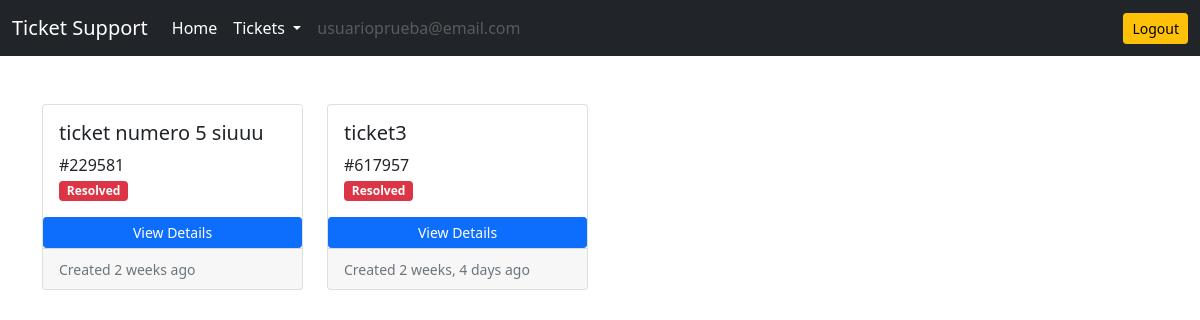
/ticket/customer-resolved-tickets/ (signed in), run on the app's committed database.
### accounts/models.py (models this page shows)
class User(AbstractUser):
    is_customer = models.BooleanField(default=False)
    is_engineer = models.BooleanField(default=False)
    email = models.EmailField(unique=True)

### ticket/models.py (models this page shows)
class Ticket(models.Model):
    customer = models.ForeignKey(User, on_delete=models.CASCADE)
    engineer = models.ForeignKey(User, on_delete=models.DO_NOTHING, related_name='engineer', null=True, blank=True)
    ticket_id = models.CharField(max_length=15, unique=True)
    ticket_title = models.CharField(max_length=50)
    ticket_description = models.TextField()
    status = models.CharField(max_length=20, choices=(('Active','Active'),('Pending','Pending'),('Resolved','Resolved')), default='Pending')
    created_on = models.DateTimeField(auto_now_add=True)
    last_modified = models.DateTimeField(auto_now=True)
    is_resolved = models.BooleanField(default=False)
    severity = models.CharField(max_length=5, choices=(('1','1'),('2','2'),('3','3')), null=True, blank=True)
    is_assigned_to_engineer = models.BooleanField(default=False)
    resolution_steps = models.TextField(blank=True, null=True)

### ticket/views.py (the view)
# urls.py: path('customer-resolved-tickets/', views.customer_resolved_tickets, name='customer-resolved-tickets'),
def customer_resolved_tickets(request):
    tickets = Ticket.objects.filter(customer=request.user, is_resolved=True).order_by('-created_on')
    context = {'tickets':tickets}
    return render(request, 'ticket/customer_resolved_tickets.html', context)

### templates/ticket/customer_resolved_tickets.html
{% extends 'base.html' %}
{% load static %}
{% load humanize %}
{% block content %}
<div class="row row-cols-1 row-cols-md-4 g-4">
    {% for ticket in tickets %}
    <div class="col">
        <div class="card h-100">
            <div class="card-body">
                <h5 class="card-title">{{ticket.ticket_title}}</h5>
                <p class="card-text">
                    #{{ticket.ticket_id}} <br>
                    {% if ticket.status == 'Pending' %}
                    <span class="badge bg-warning">Pending</span>
                    {% elif ticket.status == 'Active' %}
                    <span class="badge bg-success">Active</span>
                    {% elif ticket.status == 'Resolved' %}
                    <span class="badge bg-danger">Resolved</span>
                    {% endif %}
                </p>
            </div>
            <a href="{% url 'ticket-details' ticket.ticket_id %}" class="btn btn-primary btn-sm">View Details</a>
            <div class="card-footer">
                <small class="text-muted">Created {{ticket.created_on|naturaltime}}</small>
            </div>
        </div>
    </div>
    {% endfor %}
</div>
{% endblock content %}

### templates/base.html (shortened to what this page needs)
<!doctype html>
<html lang="en">
<head>
    <link rel="stylesheet" href="https://cdn.jsdelivr.net/npm/bootstrap@5.0.2/dist/css/bootstrap.min.css"
>
</head>
<body>
    <nav class="navbar navbar-expand-lg navbar-dark bg-dark">
        <div class="container-fluid">
            <a class="navbar-brand" href="/">Ticket Support</a>
            <div class="collapse navbar-collapse" id="navbarSupportedContent">
                <ul class="navbar-nav me-auto mb-2 mb-lg-0">
                    <li class="nav-item">
                        <a class="nav-link active" aria-current="page" href="/">Home</a>
                    </li>
                    {% if request.user.is_customer %}
                    <li class="nav-item dropdown">
                        <a class="nav-link active dropdown-toggle" href="#" id="navbarDropdown" role="button"
                            data-bs-toggle="dropdown" aria-expanded="false">
                            Tickets
                        </a>
                    </li>
                    {% endif %}
                    {% if request.user.is_authenticated %}
                    <li class="nav-item">
                        <a class="nav-link disabled" href="#" tableindex="-1" aria-disabled="true">{{request.user.email}}</a>
                    </li>
                    {% endif %}
                </ul>
                <a href="{% url 'logout' %}" class="btn btn-warning btn-sm">Logout</a>
            </div>
        </div>
    </nav>
    <div class="container mt-5">
        {% block content %}
        {% endblock content %}
    </div>
</body>
</html>

### data on the page
User: user.email "usuarioprueba@email.com"
Ticket: ticket_title "ticket numero 5 siuuu", ticket_id "229581", status "Resolved", created_on "2 weeks ago"
Ticket: ticket_title "ticket3", ticket_id "617957", status "Resolved", created_on "2 weeks, 4 days ago"
